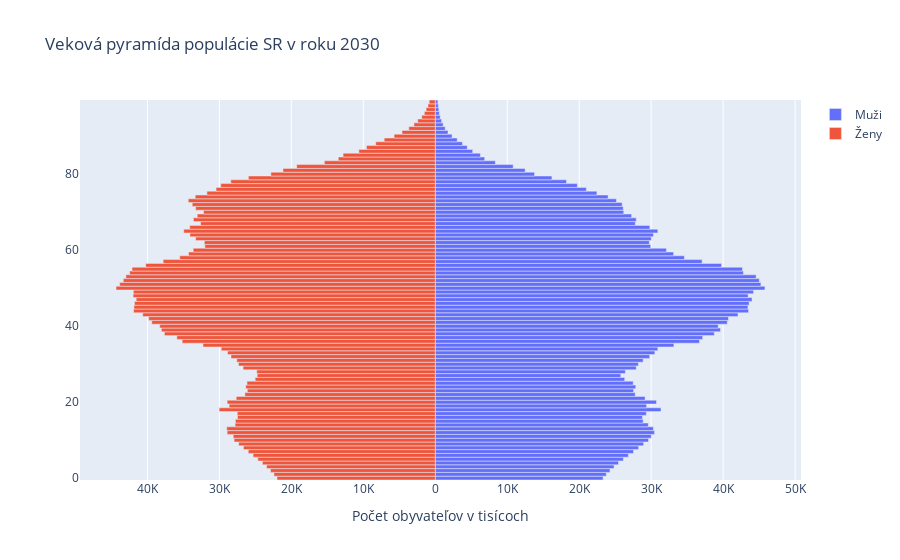

The code cell stored with this chart in its notebook:
### Code cell
# Creating instance of the figure
fig = go.Figure()
  
# Adding Male data to the figure
fig.add_trace(go.Bar(y= y_age, x = x_M, 
                     name = 'Muži', 
                     orientation = 'h'))
  
# Adding Female data to the figure
fig.add_trace(go.Bar(y = y_age, x = x_F,
                     name = 'Ženy', orientation = 'h'))
  
# Updating the layout for our graph
fig.update_layout(title = 'Veková pyramída populácie SR v roku 2030',
                 barmode = 'relative',
                 bargap = 0.0, bargroupgap = 0,
                 xaxis = dict(tickvals = [-60000, -50000, -40000, -30000, -20000, -10000,
                                          0, 10000, 20000, 30000, 40000, 50000, 60000],
                                
                              ticktext = ['60K', '50K', '40K', '30K','20K', '10K', '0', 
                                          '10K', '20K', '30K', '40K', '50K', '60K'],
                                
                              title = 'Počet obyvateľov v tisícoch',
                              )
                 )
  
fig.show()
